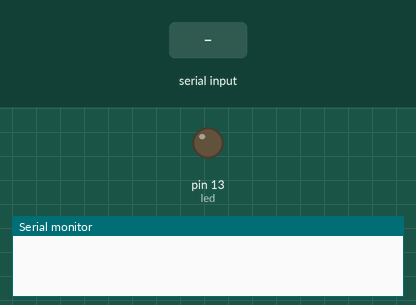
Recording of a sketch running on a simulated Arduino Uno, built with avr-gcc and run on an emulated ATmega328P. Shown: output pins drawn as LEDs (lit = HIGH), the last lines printed to the serial monitor. The test bench sets the inputs (shaded band).

Above: at 1.3 s.
1.4 s: "1" received over the second serial link
At 1.9 s:
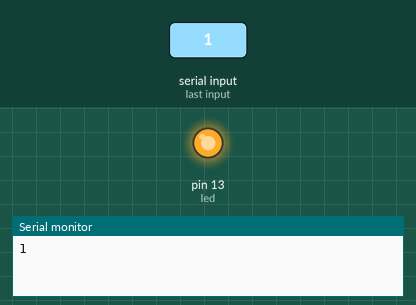
Timing chart, 0 to 4.4 s (numbered marks = the images above; inputs shaded):
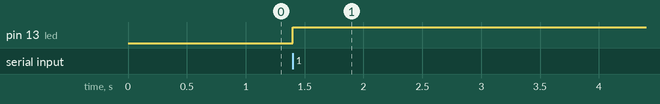

The sketch:

BluetoothConfig.ino
```cpp
// (licence header left out)
// We'll use the newsoftserial library to communicate with the Mate
#include <SoftwareSerial.h>


int bluetoothTx = 2;  // TX-O pin of bluetooth mate, Arduino D2
int bluetoothRx = 3;  // RX-I pin of bluetooth mate, Arduino D3
int led = 13;

SoftwareSerial bluetooth(bluetoothTx, bluetoothRx);

void setup()
{
  pinMode(led, OUTPUT);

  Serial.begin(9600);  // Begin the serial monitor at 9600bps

  bluetooth.begin(115200);  // The Bluetooth Mate defaults to 115200bps
  bluetooth.print("$$$");  // Enter command mode
  delay(100);  // Short delay, wait for the Mate to send back CMD
  bluetooth.println("U,9600,N");  // Temporarily Change the baudrate to 9600, no parity
  // 115200 can be too fast at times for NewSoftSerial to relay the data reliably
  bluetooth.begin(9600);  // Start bluetooth serial at 9600
}

void loop()
{
  if(bluetooth.available())  // If the bluetooth sent any characters
  {
    char val = bluetooth.read();

    if(val)
    {
      digitalWrite(led,HIGH);
    }
    else
    {
      digitalWrite(led, LOW);
    }

    // Send any characters the bluetooth prints to the serial monitor
    Serial.print(val);
  }
  if(Serial.available())  // If stuff was typed in the serial monitor
  {
    // Send any characters the Serial monitor prints to the bluetooth
    bluetooth.print((char)Serial.read());

  }
  // and loop forever and ever!
}
```

Measured:
- after the input at 1.4 s, pin 13 (led): LOW → HIGH at once
